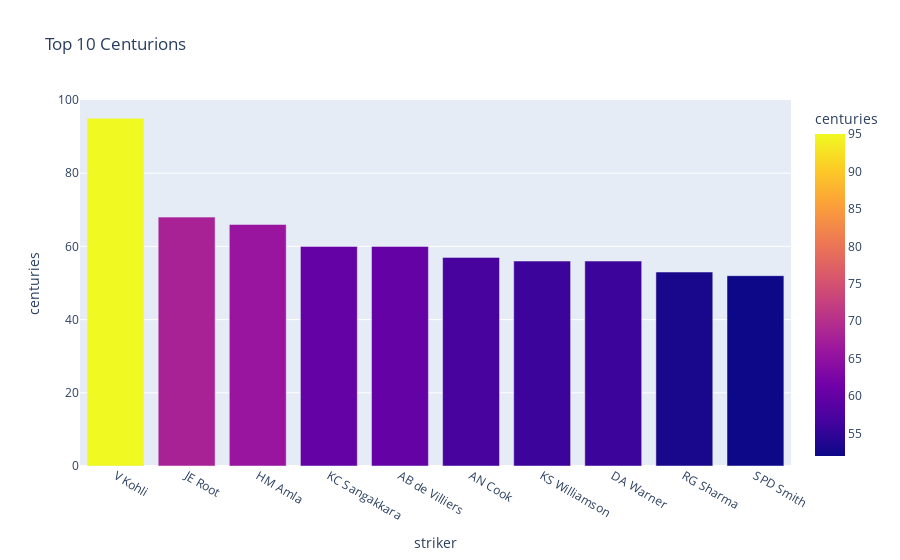

Write notebook code for a chart like this one.
### Code cell
query3 = """
SELECT striker, COUNT(*) AS centuries
FROM (
    SELECT match_id, striker, SUM(runs_batter) AS runs
    FROM deliveries
    GROUP BY match_id, striker
    HAVING runs >= 100
)
GROUP BY striker
ORDER BY centuries DESC
LIMIT 10;
"""
df = pd.read_sql(query3, engine)

px.bar(df, x="striker", y="centuries", title="Top 10 Centurions", color="centuries")

### Figure 1 — Plotly figure (JSON) as saved in the notebook; plotly's stock layout.template omitted (floating-point values rounded to 4 significant figures)
{"data": [{"alignmentgroup": "True", "hovertemplate": "striker=%{x}<br>centuries=%{marker.color}<extra></extra>", "legendgroup": "", "marker": {"color": [95, 68, 66, 60, 60, 57, 56, 56, 53, 52], "coloraxis": "coloraxis", "pattern": {"shape": ""}}, "name": "", "offsetgroup": "", "orientation": "v", "showlegend": false, "textposition": "auto", "type": "bar", "x": ["V Kohli", "JE Root", "HM Amla", "KC Sangakkara", "AB de Villiers", "AN Cook", "KS Williamson", "DA Warner", "RG Sharma", "SPD Smith"], "xaxis": "x", "y": [95, 68, 66, 60, 60, 57, 56, 56, 53, 52], "yaxis": "y"}], "layout": {"autosize": true, "barmode": "relative", "coloraxis": {"colorbar": {"title": {"text": "centuries"}}, "colorscale": [[0, "#0d0887"], [0.1111, "#46039f"], [0.2222, "#7201a8"], [0.3333, "#9c179e"], [0.4444, "#bd3786"], [0.5556, "#d8576b"], [0.6667, "#ed7953"], [0.7778, "#fb9f3a"], [0.8889, "#fdca26"], [1, "#f0f921"]]}, "legend": {"tracegroupgap": 0}, "title": {"text": "Top 10 Centurions"}, "xaxis": {"anchor": "y", "autorange": true, "domain": [0, 1], "range": [-0.5, 9.5], "title": {"text": "striker"}, "type": "category"}, "yaxis": {"anchor": "x", "autorange": true, "domain": [0, 1], "range": [0, 100], "title": {"text": "centuries"}, "type": "linear"}}}
